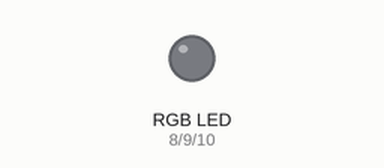
This sketch was run on a simulated Arduino Uno, built with avr-gcc and run on an emulated ATmega328P. Shown: an RGB LED mixed from three pins (HIGH = lit). Dim RGB values are drawn brighter than linear.

Above: at 0.1 s.
At 5.05 s:
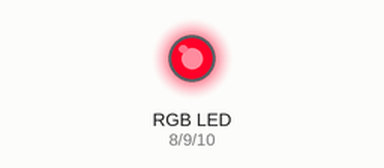
At 10.05 s:
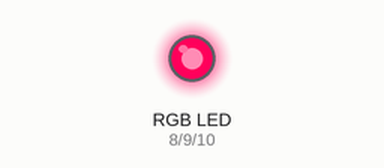
At 19.95 s:
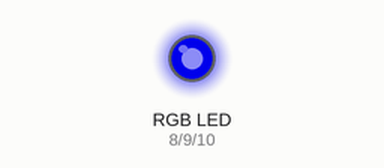
At 28.15 s:
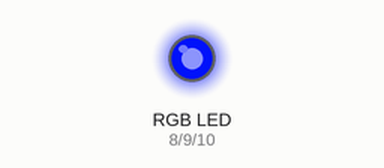
At 39.85 s:
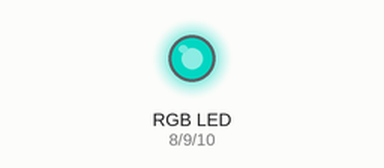
Timing chart, 0 to 40.0 s (numbered marks = the images above):
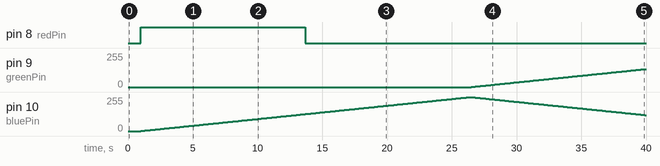

The sketch:

day3_Ex7.ino
```cpp
// pin variables for the arduino board
int redPin = 8;
int greenPin = 9;
int bluePin = 10;

int red = 255;   // Start with full red
int green = 0;   // Green starts at 0
int blue = 0;    // Blue starts at 0

const int fade = 1;

// color variables for the serial monitor for exercise 7c
//int redValue;
//int greenValue;
//int blueValue;

void setup() {
  Serial.begin(9600);
  pinMode(redPin, OUTPUT);
  pinMode(greenPin, OUTPUT);
  pinMode(bluePin, OUTPUT);
  analogWrite(bluePin, 0);
  delay(1000);
  }

void loop() {
  // checks if red value is maxed out, and if so it will decrease the red value and increase the blue value untill it reaches 255
  if(red == 255){
    while (red > 0 && blue < 255) {
      red -= fade;   // Decrease red
      blue += fade;  // Increase blue
      analogWrite(redPin, red);
      analogWrite(bluePin, blue);
      delay(100);     // Adjust delay for smoothness
    }

// checks if blue value is maxed out, and if so it will decrease the blue value and increase the green value untill it reaches 255
  if(blue == 255){
    while (blue > 0 && green < 255) {
      blue -= fade;   // Decrease blue
      green += fade;  // Increase green
      analogWrite(bluePin, blue);
      analogWrite(greenPin, green);
      delay(100);     // Adjust delay for smoothness
    }

// checks if green value is maxed out, and if so it will decrease the green value and increase the red value untill it reaches 255
  if(green == 255){
    while (green > 0 && red < 255) {
      green -= fade;   // Decrease green
      red += fade;  // Increase red
      analogWrite(greenPin, green);
      analogWrite(redPin, red);
      delay(100);     // Adjust delay for smoothness
  }
// this configuration makes sure that the fading loops forever.


// this part of the code is used for exercise 7c.
  /*
  if (Serial.available() > 0) { // Check if data is available
    redValue = Serial.parseInt();   // Parse red value
    greenValue = Serial.parseInt(); // Parse green value
    blueValue = Serial.parseInt();  // Parse blue value

    // print all values of the different colors
    Serial.print("Red: ");
    Serial.print(redValue);
    Serial.print(", Green: ");
    Serial.print(greenValue);
    Serial.print(", Blue: ");
    Serial.println(blueValue);


    // set the values from the serial monitor to the correct pins
    analogWrite(redPin, redValue);   // Set red channel brightness
    analogWrite(greenPin, greenValue); // Set green channel brightness
    analogWrite(bluePin, blueValue);  // Set blue channel brightness
    */
   }
  }
 }
}
```

Measured:
- by itself, pin 8 (redPin): LOW → HIGH at 1.0 s, → LOW 12.7 s later
- by itself, pin 9 (greenPin): moves from 0/255 to 135/255 over 13.4 s
- by itself, pin 10 (bluePin): rises from 0/255 to 255/255 in 25.4 s, then falls to 120/255 in 13.5 s
